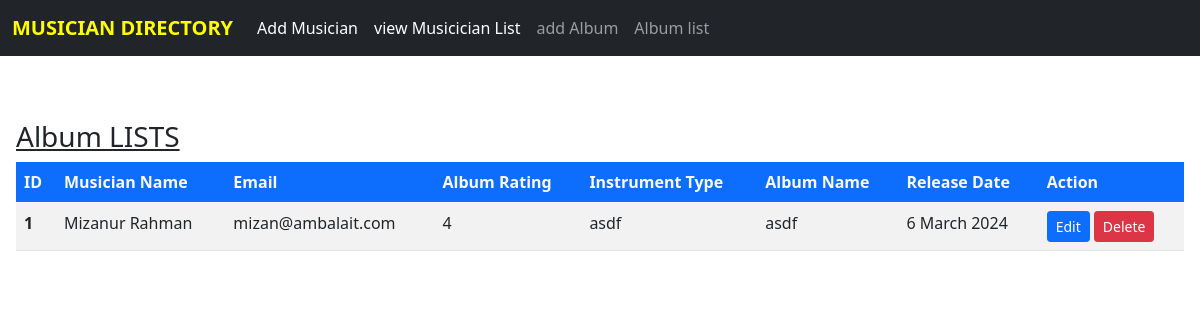
Before: / with the older database file.
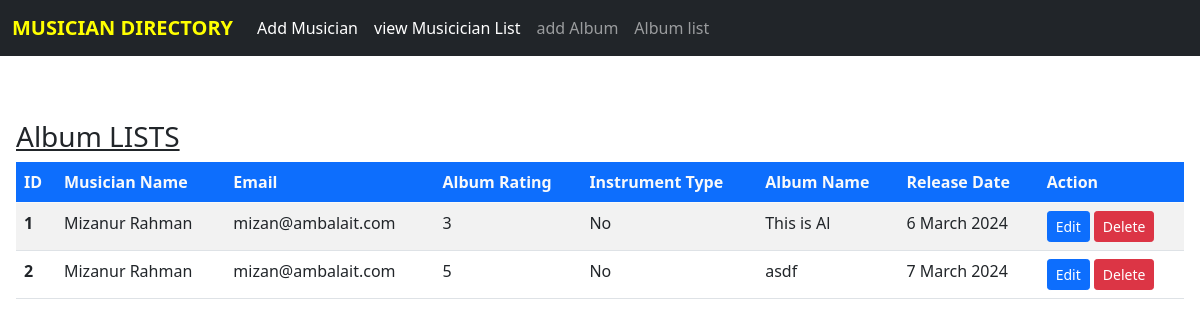
After: the same page with the newer database file.
### album/models.py (models this page shows, shortened)
class AlbumModel(models.Model):
    album_name = models.CharField(max_length=255)
    musician = models.ForeignKey(MusicianModel, on_delete=models.CASCADE)
    album_release_date = models.DateField(default=timezone.now)
    rating = models.IntegerField(validators=[MinValueValidator(1), MaxValueValidator(5)])

### musician/models.py (models this page shows, shortened)
class MusicianModel(models.Model):
  first_name= models.CharField(max_length=250)
  last_name = models.CharField(max_length=250)
  email = models.EmailField()
  phone_number = models.IntegerField()
  instrument_type= models.CharField(max_length=250)

### album/views.py (the view)
# urls.py: path('', views.list_album, name="list_album")
def list_album(request):
    data = AlbumModel.objects.all()
    return render(request, 'album/list_album.html', { 'data': data })

### album/templates/album/list_album.html
{% extends 'layouts/appLayout.html' %}
{% block content %}
<div class="mt-5 p-3">
  <h3><u> Album LISTS</u> </h3>
  <table class="table table-striped">
    <thead class="thead-dark bg-primary text-light">
      <tr>
        <th scope="col">ID</th>
        <th scope="col">Musician Name</th>
        <th scope="col">Email</th>
        <th scope="col">Album Rating</th>
        <th scope="col">Instrument Type</th>
        <th scope="col">Album Name </th>
        <th scope="col">Release Date</th>
        <th scope="col">Action</th>
      </tr>
    </thead>
    <tbody>
      {% for item in  data %}
      <tr>
        <th scope="row">{{ item.id }}</th>
        <td>{{ item.musician.first_name|add:" "|add:item.musician.last_name }}</td>
        <td>{{ item.musician.email }}</td>
        <td>{{ item.rating }}</td>
        <td>{{ item.musician.instrument_type }}</td>
        <td>{{ item.album_name }}</td>
        <td>{{ item.album_release_date| date:"j F Y" }}</td>
        <td>
           <a href="{% url "edit_album" item.id %}" class="btn btn-primary btn-sm">Edit</a>
            <a href="{% url "delete_album" item.id %}" class="btn btn-danger btn-sm">Delete</a>
        </td>
      </tr>
      {% endfor %}
    </tbody>
  </table>
</div>
{% endblock %}

### templates/layouts/appLayout.html (shortened to what this page needs)
<!DOCTYPE html>
<html lang="en">
  <head>
    <link
      href="https://cdn.jsdelivr.net/npm/bootstrap@5.0.2/dist/css/bootstrap.min.css"
      rel="stylesheet"
    />
  </head>
  <body>
    <nav class="navbar navbar-expand-lg navbar-dark bg-dark">
      <div class="container-fluid">
        <a class="navbar-brand" href="#" style="font-weight: bold; color: yellow;">MUSICIAN DIRECTORY</a>
        <div class="collapse navbar-collapse" id="navbarSupportedContent">
          <ul class="navbar-nav me-auto mb-2 mb-lg-0">
            <li class="nav-item">
              <a class="nav-link active" aria-current="page" href="{% url 'addMusician' %}">Add Musician </a>
            </li>
            <li class="nav-item">
              <a class="nav-link active" aria-current="page" href="{% url 'view_musician_list' %}">view Musicician List </a>
            </li>
            <li class="nav-item">
              <a class="nav-link" href="{% url "add_album" %}">add Album</a>
            </li>
            <li class="nav-item">
              <a class="nav-link" href="{% url "list_album" %}">Album list</a>
            </li>
          </ul>
        </div>
      </div>
    </nav>
    {% block content %}
    {% endblock %}
  </body>
</html>

Changed rows visible on the page:
changed AlbumModel id 1: rating "4" → "3"; musician.instrument_type "asdf" → "No"; album_name "asdf" → "This is Al"
added AlbumModel: id "2", musician.first_name|add "Mizanur Rahman", musician.email "mizan@ambalait.com", rating "5", musician.instrument_type "No", album_name "asdf", album_release_date "7 March 2024"
